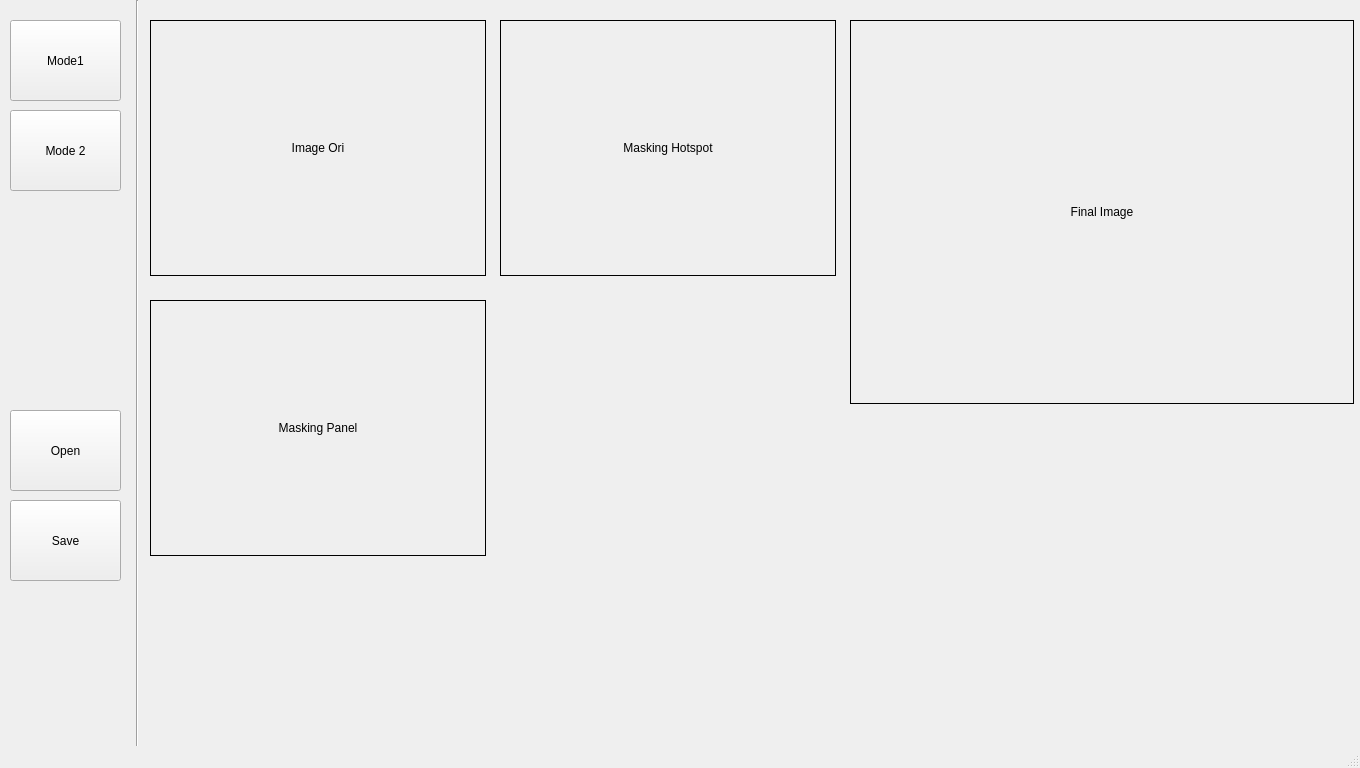
<?xml version="1.0" encoding="UTF-8"?>
<ui version="4.0">
 <class>MainWindow</class>
 <widget class="QMainWindow" name="MainWindow">
  <property name="geometry">
   <rect>
    <x>0</x>
    <y>0</y>
    <width>1360</width>
    <height>768</height>
   </rect>
  </property>
  <property name="windowTitle">
   <string>MainWindow</string>
  </property>
  <widget class="QWidget" name="centralwidget">
   <widget class="QPushButton" name="pushButton_mode1">
    <property name="geometry">
     <rect>
      <x>10</x>
      <y>20</y>
      <width>111</width>
      <height>81</height>
     </rect>
    </property>
    <property name="text">
     <string>Mode1</string>
    </property>
   </widget>
   <widget class="QPushButton" name="pushButton_mode2">
    <property name="geometry">
     <rect>
      <x>10</x>
      <y>110</y>
      <width>111</width>
      <height>81</height>
     </rect>
    </property>
    <property name="text">
     <string>Mode 2</string>
    </property>
   </widget>
   <widget class="QPushButton" name="pushButton_openImage">
    <property name="geometry">
     <rect>
      <x>10</x>
      <y>410</y>
      <width>111</width>
      <height>81</height>
     </rect>
    </property>
    <property name="text">
     <string>Open</string>
    </property>
   </widget>
   <widget class="QPushButton" name="pushButton_save">
    <property name="geometry">
     <rect>
      <x>10</x>
      <y>500</y>
      <width>111</width>
      <height>81</height>
     </rect>
    </property>
    <property name="text">
     <string>Save</string>
    </property>
   </widget>
   <widget class="Line" name="line">
    <property name="geometry">
     <rect>
      <x>122</x>
      <y>0</y>
      <width>31</width>
      <height>768</height>
     </rect>
    </property>
    <property name="orientation">
     <enum>Qt::Vertical</enum>
    </property>
   </widget>
   <widget class="QLabel" name="label_imageOri">
    <property name="geometry">
     <rect>
      <x>150</x>
      <y>20</y>
      <width>336</width>
      <height>256</height>
     </rect>
    </property>
    <property name="frameShape">
     <enum>QFrame::Panel</enum>
    </property>
    <property name="frameShadow">
     <enum>QFrame::Plain</enum>
    </property>
    <property name="text">
     <string>Image Ori</string>
    </property>
    <property name="alignment">
     <set>Qt::AlignCenter</set>
    </property>
   </widget>
   <widget class="QLabel" name="label_maskingHotspot">
    <property name="geometry">
     <rect>
      <x>500</x>
      <y>20</y>
      <width>336</width>
      <height>256</height>
     </rect>
    </property>
    <property name="frameShape">
     <enum>QFrame::Panel</enum>
    </property>
    <property name="text">
     <string>Masking Hotspot</string>
    </property>
    <property name="alignment">
     <set>Qt::AlignCenter</set>
    </property>
   </widget>
   <widget class="QLabel" name="label_maskingPanel">
    <property name="geometry">
     <rect>
      <x>150</x>
      <y>300</y>
      <width>336</width>
      <height>256</height>
     </rect>
    </property>
    <property name="frameShape">
     <enum>QFrame::Panel</enum>
    </property>
    <property name="text">
     <string>Masking Panel</string>
    </property>
    <property name="alignment">
     <set>Qt::AlignCenter</set>
    </property>
   </widget>
   <widget class="QLabel" name="label_finalImage">
    <property name="geometry">
     <rect>
      <x>850</x>
      <y>20</y>
      <width>504</width>
      <height>384</height>
     </rect>
    </property>
    <property name="frameShape">
     <enum>QFrame::Panel</enum>
    </property>
    <property name="text">
     <string>Final Image</string>
    </property>
    <property name="alignment">
     <set>Qt::AlignCenter</set>
    </property>
   </widget>
   <widget class="Histogram" name="widgetHistogram" native="true">
    <property name="geometry">
     <rect>
      <x>500</x>
      <y>300</y>
      <width>336</width>
      <height>256</height>
     </rect>
    </property>
   </widget>
  </widget>
  <widget class="QMenuBar" name="menubar">
   <property name="geometry">
    <rect>
     <x>0</x>
     <y>0</y>
     <width>1360</width>
     <height>21</height>
    </rect>
   </property>
  </widget>
  <widget class="QStatusBar" name="statusbar"/>
 </widget>
 <customwidgets>
  <customwidget>
   <class>Histogram</class>
   <extends>QWidget</extends>
   <header>histogram.h</header>
   <container>1</container>
  </customwidget>
 </customwidgets>
 <resources/>
 <connections/>
</ui>
